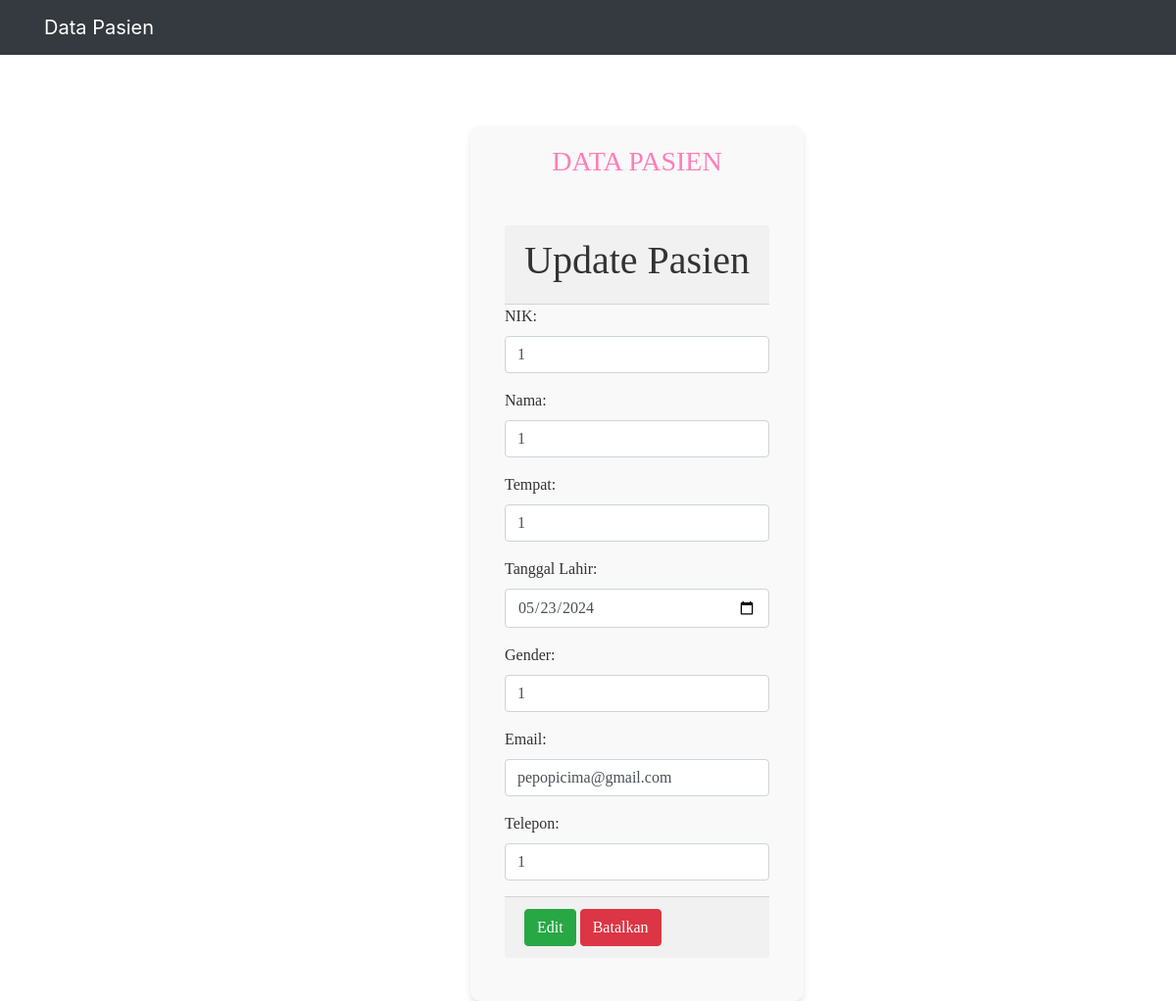
Screenshot of /tambah.php?id=1 with the database file from the repository.
### tables this page shows
CREATE TABLE `pasien` (
  `id` int(11) NOT NULL,
  `nik` varchar(100) NOT NULL,
  `nama` varchar(100) NOT NULL,
  `tempat` varchar(100) NOT NULL,
  `tl` varchar(100) NOT NULL,
  `gender` varchar(10) NOT NULL,
  `email` varchar(100) NOT NULL,
  `telp` varchar(100) NOT NULL
);

### presenter/ProsesPasien.php (called while the page is built, shortened)
<?php
class ProsesPasien implements KontrakPresenter
{
	private $tabelpasien;
	private $data = [];
	function __construct()
    {
        try {
            $db_host = "localhost";
            $db_user = "root";
            $db_password = "";
            $db_name = "mvp_php";
            $this->tabelpasien = new TabelPasien($db_host, $db_user, $db_password, $db_name);
            $this->data = array();
        } catch (Exception $e) {
            echo "wiw error" . $e->getMessage();
        }
    }
	function prosesDataPasien()
	{
		try {
			$this->tabelpasien->open();
			$this->tabelpasien->getPasien();
			while ($row = $this->tabelpasien->getResult()) {
				$pasien = new Pasien();
				$pasien->setId($row['id']);
				$pasien->setNik($row['nik']);
				$pasien->setNama($row['nama']);
				$pasien->setTempat($row['tempat']);
				$pasien->setTl($row['tl']);
				$pasien->setGender($row['gender']);
				$pasien->setEmail($row['email']);
				$pasien->setTelp($row['telp']);
				$this->data[] = $pasien;
			}
		} catch (Exception $e) {
			 echo "wiw error part 2" . $e->getMessage();
		}
	}
	function getNik($i)
	{
		return $this->data[$i]->getNik();
	}
	function getNama($i)
	{
		return $this->data[$i]->getNama();
	}
	function getTempat($i)
	{
		return $this->data[$i]->getTempat();
	}
	function getTl($i)
	{
		return $this->data[$i]->getTl();
	}
	function getGender($i)
	{
		return $this->data[$i]->getGender();
	}
	function getEmail($i)
	{
		return $this->data[$i]->getEmail();
	}
	function getTelp($i)
	{
		return $this->data[$i]->getTelp();
	}
}
?>

### model/DB.class.php (called while the page is built, shortened)
<?php
class DB
{
	var $db_host = '';
	var $db_user = '';
	var $db_password = '';
	var $db_name = '';
	var $db_link = '';
	function __construct($db_host = '', $db_user = '', $db_password = '', $db_name = '')
	{
		$this->db_host = $db_host;
		$this->db_user = $db_user;
		$this->db_password = $db_password;
		$this->db_name = $db_name;
	}
	function open()
	{
		$this->db_link = mysqli_connect($this->db_host, $this->db_user, $this->db_password, $this->db_name);
	}
	function execute($query = "")
	{
		$this->result = mysqli_query($this->db_link, $query);
		return $this->result;
	}
}

### model/TabelPasien.class.php (called while the page is built, shortened)
<?php
class TabelPasien extends DB
{
	function getPasien()
	{
		$query = "SELECT * FROM pasien";
		return $this->execute($query);
	}
}

### model/Pasien.class.php (called while the page is built, shortened)
<?php
class Pasien
{
	var $nik = '';
	var $nama = '';
	var $tempat = '';
	var $tl = '';
	var $gender = '';
	var $email = '';
	var $telp = '';
	function __construct($id = '', $nik = '', $nama = '', $tempat = '', $tl = '', $gender = '', $email = '', $telp = '')
	{
		$this->nik = $nik;
		$this->nama = $nama;
		$this->tempat = $tempat;
		$this->tl = $tl;
		$this->gender = $gender;
		$this->email = $email;
		$this->telp = $telp;
	}
	function setNik($nik)
	{
		$this->nik = $nik;
	}
	function setNama($nama)
	{
		$this->nama = $nama;
	}
	function setTempat($tempat)
	{
		$this->tempat = $tempat;
	}
	function setTl($tl)
	{
		$this->tl = $tl;
	}
	function setGender($gender)
	{
		$this->gender = $gender;
	}
	function setEmail($email)
	{
		$this->email = $email;
	}
	function setTelp($telp)
	{
		$this->telp = $telp;
	}
	function getNik()
	{
		return $this->nik;
	}
	function getNama()
	{
		return $this->nama;
	}
	function getTempat()
	{
		return $this->tempat;
	}
	function getTl()
	{
		return $this->tl;
	}
	function getGender()
	{
		return $this->gender;
	}
	function getEmail()
	{
		return $this->email;
	}
	function getTelp()
	{
		return $this->telp;
	}
}
?>

### view/TambahPasien.php (the view, shortened to what this page needs)
<?php
include_once("presenter/ProsesPasien.php");
class TambahPasien implements KontrakPasienView
{
	private $prosespasien;
	function __construct()
	{
		$this->prosespasien = new ProsesPasien();
	}
	function tampilUpdate($id)
	{
		$this->prosespasien->prosesDataPasien();
		$data = null;
		$data .= '<form method="post" action="tambah.php">
		<div class="container mt-5">
		  <div>
			<div class="card-header">
      <h1 class="text-black text-center">Update Pasien</h1>
    </div>
			<div >
			  <div class="form-group">
        <input type="hidden" name="id" value="' . $this->prosespasien->getId($id) . '" >
				<label for="nik">NIK:</label>
				<input type="text" name="nik" class="form-control" value="' . $this->prosespasien->getNik($id) . '" required>
			  </div>
			  <div class="form-group">
				<label for="nama">Nama:</label>
				<input type="text" name="nama" class="form-control" value="' . $this->prosespasien->getNama($id) . '" required>
			  </div>
			  <div class="form-group">
				<label for="tempat">Tempat:</label>
				<input type="text" name="tempat" class="form-control" value="' . $this->prosespasien->getTempat($id) . '" required>
			  </div>
			  <div class="form-group">
				<label for="tl">Tanggal Lahir:</label>
				<input type="date" name="tl" class="form-control" value="' . $this->prosespasien->getTl($id) . '" required>
			  </div>
			  <div class="form-group">
				<label for="gender">Gender:</label>
				<input type = "text" name="gender" class="form-control" value="' . $this->prosespasien->getGender($id) . '" required>
			</div>
			  <div class="form-group">
				<label for="email">Email:</label>
				<input type="email" name="email" class="form-control" value="' . $this->prosespasien->getEmail($id) . '" required>
			  </div>
			  <div class="form-group">
				<label for="telp">Telepon:</label>
				<input type="tel" name="telp" class="form-control" value="' . $this->prosespasien->getTelp($id) . '" required>
			  </div>
			</div>
			<div class="card-footer">
			  <button class="btn btn-success" type="submit" name="update">Edit</button>
			  <a class="btn btn-danger" href="index.php">Batalkan</a>
			  </div>
		  </div>
		</div>
	  </form>';
	}
}

### rows the page displays
pasien: nik "1", nama "1", tempat "1", tl "05/23/2024", gender "1", email "pepopicima@gmail.com", telp "1"

### other values shown
$this->content "Data Pasien DATA PASIEN"
